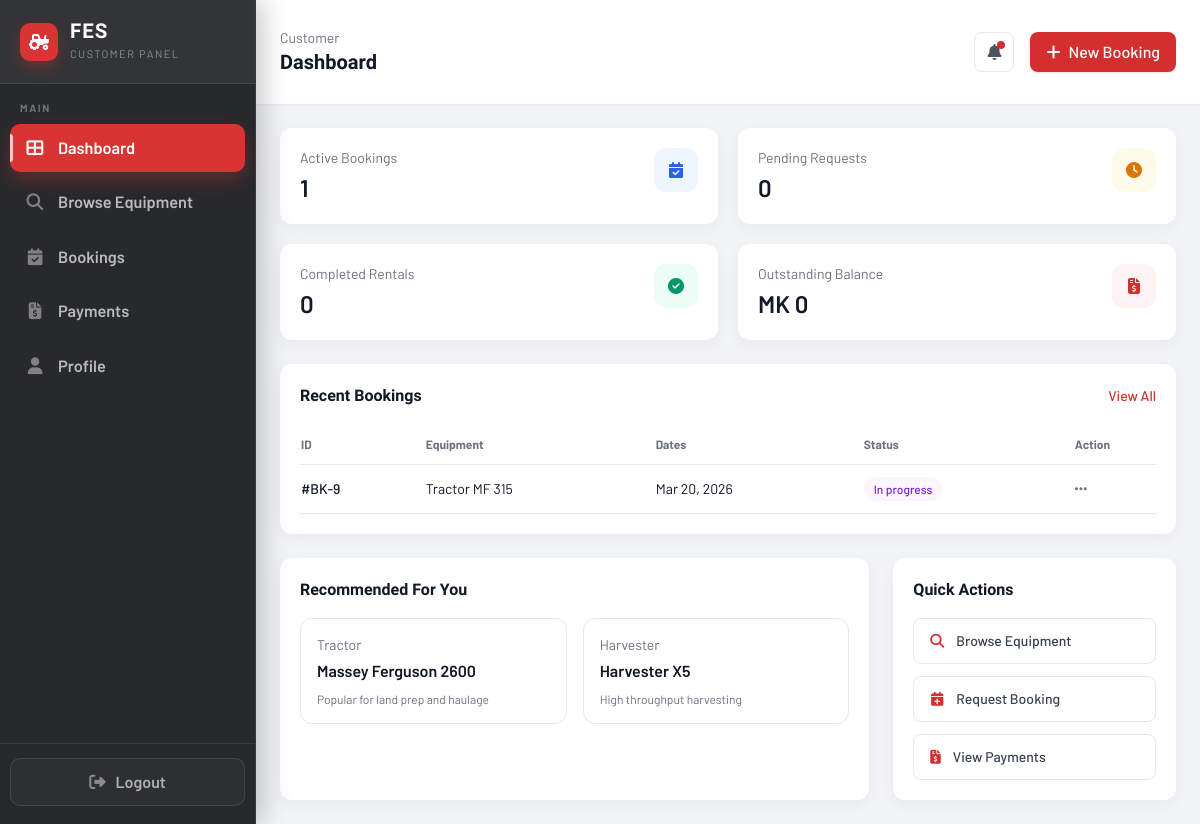
/Pages/customer/dashboard.php (signed in), run on the app's committed database.
### tables this page shows
CREATE TABLE IF NOT EXISTS `bookings` (
  `booking_id` int NOT NULL AUTO_INCREMENT,
  `customer_id` int NOT NULL,
  `operator_id` int DEFAULT NULL,
  `equipment_id` varchar(50) NOT NULL,
  `booking_date` date NOT NULL,
  `service_days` int NOT NULL DEFAULT '1',
  `service_type` varchar(50) NOT NULL,
  `service_location` varchar(255) NOT NULL,
  `contact_phone` varchar(50) NOT NULL,
  `field_lat` decimal(10,7) DEFAULT NULL,
  `field_lng` decimal(10,7) DEFAULT NULL,
  `field_address` varchar(255) DEFAULT NULL,
  `field_polygon` longtext,
  `field_hectares` decimal(10,2) DEFAULT NULL,
  `notes` text,
  `estimated_total_cost` decimal(12,2) NOT NULL DEFAULT '0.00',
  `status` enum('pending','confirmed','in_progress','completed','cancelled') NOT NULL DEFAULT 'pending',
  `operator_start_time` datetime DEFAULT NULL COMMENT 'Set when operator marks job In progress',
  `operator_end_time` datetime DEFAULT NULL COMMENT 'Set when operator marks job Completed',
  `created_at` timestamp NULL DEFAULT CURRENT_TIMESTAMP,
  `updated_at` timestamp NULL DEFAULT CURRENT_TIMESTAMP ON UPDATE CURRENT_TIMESTAMP,
  PRIMARY KEY (`booking_id`),
  KEY `customer_id` (`customer_id`),
  KEY `equipment_id` (`equipment_id`),
  KEY `status` (`status`),
  KEY `idx_bookings_operator_id` (`operator_id`)
);

CREATE TABLE IF NOT EXISTS `equipment` (
  `id` int NOT NULL AUTO_INCREMENT,
  `equipment_name` varchar(255) NOT NULL,
  `category` varchar(100) NOT NULL,
  `equipment_id` varchar(100) NOT NULL,
  `model` varchar(255) DEFAULT NULL,
  `description` text NOT NULL,
  `status` enum('available','in_use','maintenance','retired') NOT NULL DEFAULT 'available',
  `location` varchar(255) NOT NULL,
  `operator_id` int DEFAULT NULL,
  `purchase_date` date DEFAULT NULL,
  `daily_rate` decimal(10,2) NOT NULL,
  `hourly_rate` decimal(10,2) DEFAULT '0.00',
  `per_hectare_rate` decimal(10,2) DEFAULT NULL,
  `fuel_type` varchar(50) DEFAULT NULL,
  `total_usage_hours` int DEFAULT '0',
  `year_manufactured` int DEFAULT NULL,
  `weight_kg` decimal(10,2) DEFAULT NULL,
  `last_maintenance` date DEFAULT NULL,
  `icon` varchar(100) NOT NULL,
  `image_path` varchar(500) DEFAULT NULL,
  `created_at` timestamp NULL DEFAULT CURRENT_TIMESTAMP,
  `updated_at` timestamp NULL DEFAULT CURRENT_TIMESTAMP ON UPDATE CURRENT_TIMESTAMP,
  PRIMARY KEY (`id`),
  KEY `operator_id` (`operator_id`)
);

### Pages/customer/dashboard.php (the view, shortened to what this page needs)
<?php
$bookingStats = [
    'pending' => 0,
    'confirmed' => 0,
    'in_progress' => 0,
    'completed' => 0,
    'cancelled' => 0
];
$recentBookings = [];
try {
    $conn = getDBConnection();
    $customerId = intval($_SESSION['user_id']);
    $sql = "SELECT status, COUNT(*) as total FROM bookings WHERE customer_id = ? GROUP BY status";
    if ($stmt = $conn->prepare($sql)) {
        $stmt->bind_param('i', $customerId);
        $stmt->execute();
        $res = $stmt->get_result();
        while ($row = $res->fetch_assoc()) {
            $status = $row['status'];
            if (isset($bookingStats[$status])) {
                $bookingStats[$status] = intval($row['total']);
            }
        }
    }
    $sql = "SELECT b.booking_id, b.booking_date, b.status, e.equipment_name
            FROM bookings b
            JOIN equipment e ON e.equipment_id = b.equipment_id
            WHERE b.customer_id = ?
            ORDER BY b.created_at DESC
            LIMIT 5";
    if ($stmt = $conn->prepare($sql)) {
        $stmt->bind_param('i', $customerId);
        $stmt->execute();
        $res = $stmt->get_result();
        while ($row = $res->fetch_assoc()) {
            $recentBookings[] = $row;
        }
    }
} catch (Exception $e) {
    error_log('Customer dashboard data error: ' . $e->getMessage());
}
$activeBookings = $bookingStats['confirmed'] + $bookingStats['in_progress'];
?>
<!DOCTYPE html>
<html lang="en">
<head>
    <link rel="stylesheet" href="https://cdnjs.cloudflare.com/ajax/libs/font-awesome/6.4.0/css/all.min.css">
    <script src="https://cdn.tailwindcss.com"></script>
</head>
<body>
    <div class="min-h-screen w-full bg-gray-100">
        <div class="flex min-h-screen">
            <?php include __DIR__ . '/include/sidebar.php'; ?>
            <div class="flex-1 flex flex-col min-w-0 md:ml-64">
                <header class="bg-white px-6 py-7 flex items-center justify-between shadow-sm">
                    <div class="flex items-center gap-3">
                        <div>
                            <div class="text-sm text-gray-500">Customer</div>
                            <h1 class="text-xl font-semibold text-gray-900">Dashboard</h1>
                        </div>
                    </div>
                    <div class="flex items-center gap-4">
                        <button class="relative h-10 w-10 rounded-lg border border-gray-200 text-gray-600 hover:bg-gray-50" aria-label="Notifications">
                            <i class="fas fa-bell"></i>
                            <span class="absolute top-2 right-2 h-2 w-2 rounded-full bg-fes-red"></span>
                        </button>
                        <a href="../equipment.php" class="inline-flex items-center gap-2 bg-fes-red hover:bg-[#b71c1c] text-white font-medium px-4 py-2 rounded-lg shadow">
                            <i class="fas fa-plus"></i>
                            New Booking
                        </a>
                    </div>
                </header>
                <main class="flex-1 overflow-y-auto p-6">
                    <div class="grid grid-cols-1 sm:grid-cols-2 xl:grid-cols-4 gap-5 mb-6">
                        <div class="bg-white rounded-xl shadow-card p-5 flex items-start justify-between">
                            <div>
                                <div class="text-sm text-gray-500">Active Bookings</div>
                                <div class="mt-1 text-2xl font-semibold text-gray-900"><?php echo htmlspecialchars((string)$activeBookings); ?></div>
                            </div>
                            <div class="h-11 w-11 rounded-xl bg-blue-50 text-blue-600 flex items-center justify-center">
                                <i class="fas fa-calendar-check"></i>
                            </div>
                        </div>
                        <div class="bg-white rounded-xl shadow-card p-5 flex items-start justify-between">
                            <div>
                                <div class="text-sm text-gray-500">Pending Requests</div>
                                <div class="mt-1 text-2xl font-semibold text-gray-900"><?php echo htmlspecialchars((string)$bookingStats['pending']); ?></div>
                            </div>
                            <div class="h-11 w-11 rounded-xl bg-amber-50 text-amber-600 flex items-center justify-center">
                                <i class="fas fa-clock"></i>
                            </div>
                        </div>
                        <div class="bg-white rounded-xl shadow-card p-5 flex items-start justify-between">
                            <div>
                                <div class="text-sm text-gray-500">Completed Rentals</div>
                                <div class="mt-1 text-2xl font-semibold text-gray-900"><?php echo htmlspecialchars((string)$bookingStats['completed']); ?></div>
                            </div>
                            <div class="h-11 w-11 rounded-xl bg-emerald-50 text-emerald-600 flex items-center justify-center">
                                <i class="fas fa-check-circle"></i>
                            </div>
                        </div>
                        <div class="bg-white rounded-xl shadow-card p-5 flex items-start justify-between">
                            <div>
                                <div class="text-sm text-gray-500">Outstanding Balance</div>
                                <div class="mt-1 text-2xl font-semibold text-gray-900">MK 0</div>
                            </div>
                            <div class="h-11 w-11 rounded-xl bg-red-50 text-fes-red flex items-center justify-center">
                                <i class="fas fa-file-invoice-dollar"></i>
                            </div>
                        </div>
                    </div>
                    <section class="bg-white rounded-xl shadow-card p-5">
                        <div class="flex items-center justify-between mb-4">
                            <h2 class="text-base font-semibold text-gray-900">Recent Bookings</h2>
                            <a href="#" class="text-sm font-medium text-fes-red hover:underline">View All</a>
                        </div>
                        <div class="overflow-x-auto">
                            <table class="min-w-full">
                                <thead>
                                    <tr class="text-left text-xs font-medium text-gray-500 border-b">
                                        <th class="py-3 pr-4">ID</th>
                                        <th class="py-3 pr-4">Equipment</th>
                                        <th class="py-3 pr-4">Dates</th>
                                        <th class="py-3 pr-4">Status</th>
                                        <th class="py-3">Action</th>
                                    </tr>
                                </thead>
                                <tbody class="text-sm text-gray-900">
                                    <?php if (!empty($recentBookings)): ?>
                                        <?php foreach ($recentBookings as $row): ?>
                                            <?php
                                                $status = $row['status'] ?? 'pending';
                                                $badgeClasses = [
                                                    'pending' => 'bg-amber-50 text-amber-700',
                                                    'confirmed' => 'bg-blue-50 text-blue-700',
                                                    'in_progress' => 'bg-purple-50 text-purple-700',
                                                    'completed' => 'bg-emerald-50 text-emerald-700',
                                                    'cancelled' => 'bg-gray-100 text-gray-700'
                                                ];
                                                $badgeClass = $badgeClasses[$status] ?? 'bg-gray-100 text-gray-700';
                                            ?>
                                            <tr class="border-b hover:bg-gray-50">
                                                <td class="py-3 pr-4 font-medium">#BK-<?php echo htmlspecialchars((string)$row['booking_id']); ?></td>
                                                <td class="py-3 pr-4"><?php echo htmlspecialchars($row['equipment_name'] ?? 'N/A'); ?></td>
                                                <td class="py-3 pr-4">
                                                    <?php echo !empty($row['booking_date']) ? htmlspecialchars(date('M d, Y', strtotime($row['booking_date']))) : 'N/A'; ?>
                                                </td>
                                                <td class="py-3 pr-4">
                                                    <span class="inline-flex items-center px-2.5 py-1 rounded-full text-xs font-medium <?php echo $badgeClass; ?>">
                                                        <?php echo htmlspecialchars(ucfirst(str_replace('_', ' ', $status))); ?>
                                                    </span>
                                                </td>
                                                <td class="py-3">
                                                    <button class="text-gray-500 hover:text-gray-900" aria-label="More"><i class="fas fa-ellipsis-h"></i></button>
                                                </td>
                                            </tr>
                                        <?php endforeach; ?>
                                    <?php else: ?>
                                        <tr>
                                            <td class="py-6 text-center text-sm text-gray-500" colspan="5">No bookings yet.</td>
                                        </tr>
                                    <?php endif; ?>
                                </tbody>
                            </table>
                        </div>
                    </section>
                    <div class="grid grid-cols-1 lg:grid-cols-3 gap-6 mt-6">
                        <section class="lg:col-span-2 bg-white rounded-xl shadow-card p-5">
                            <h2 class="text-base font-semibold text-gray-900 mb-4">Recommended For You</h2>
                            <div class="grid grid-cols-1 sm:grid-cols-2 gap-4">
                                <div class="rounded-xl border border-gray-200 p-4 hover:bg-gray-50 transition">
                                    <div class="text-sm text-gray-500">Tractor</div>
                                    <div class="mt-1 font-semibold text-gray-900">Massey Ferguson 2600</div>
                                    <div class="mt-2 text-xs text-gray-500">Popular for land prep and haulage</div>
                                </div>
                                <div class="rounded-xl border border-gray-200 p-4 hover:bg-gray-50 transition">
                                    <div class="text-sm text-gray-500">Harvester</div>
                                    <div class="mt-1 font-semibold text-gray-900">Harvester X5</div>
                                    <div class="mt-2 text-xs text-gray-500">High throughput harvesting</div>
                                </div>
                            </div>
                        </section>
                        <section class="bg-white rounded-xl shadow-card p-5">
                            <h2 class="text-base font-semibold text-gray-900 mb-4">Quick Actions</h2>
                            <div class="space-y-3">
                                <a href="../equipment.php" class="w-full flex items-center gap-3 px-4 py-3 rounded-lg border border-gray-200 text-gray-700 hover:bg-gray-50 transition text-sm font-medium">
                                    <i class="fas fa-search text-fes-red"></i>
                                    Browse Equipment
                                </a>
                                <a href="../equipment.php" class="w-full flex items-center gap-3 px-4 py-3 rounded-lg border border-gray-200 text-gray-700 hover:bg-gray-50 transition text-sm font-medium">
                                    <i class="fas fa-calendar-plus text-fes-red"></i>
                                    Request Booking
                                </a>
                                <button class="w-full flex items-center gap-3 px-4 py-3 rounded-lg border border-gray-200 text-gray-700 hover:bg-gray-50 transition text-sm font-medium">
                                    <i class="fas fa-file-invoice-dollar text-fes-red"></i>
                                    View Payments
                                </button>
                            </div>
                        </section>
                    </div>
                </main>
            </div>
        </div>
    </div>
</body>
</html>

### Pages/customer/dashboard.php (style rules this page uses)
* { font-family: 'Barlow', sans-serif; }
h1, h2, h3, h4, .display { font-family: 'Barlow Condensed', sans-serif; }

### data on the page
bookings: booking_id "9", equipment.equipment_name "Tractor MF 315", booking_date "Mar 20, 2026", status "In progress"

### other printed values
$activeBookings "1"
$bookingStats['pending'] "0"
$bookingStats['completed'] "0"
